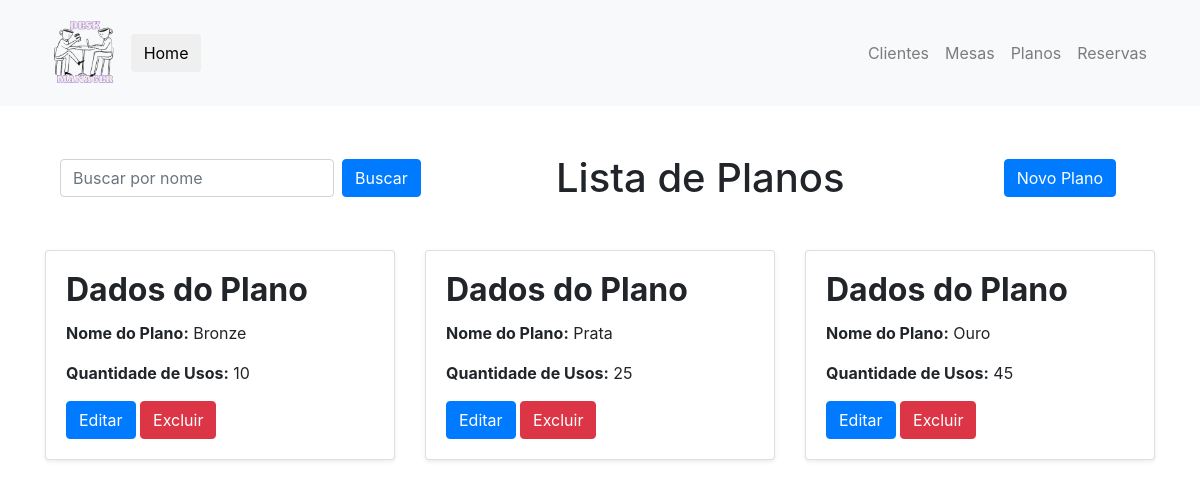
Before: /tipos_planos with the older database file.
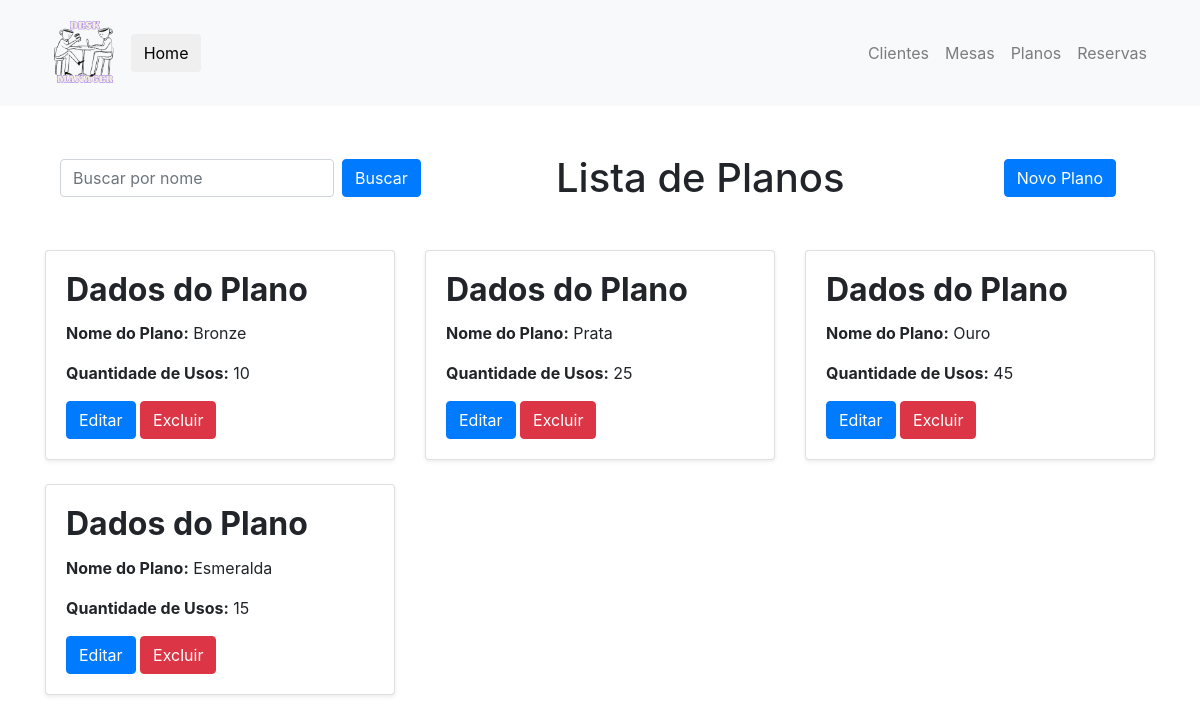
After: the same page with the newer database file.
### desk_manager/models.py (models this page shows, shortened)
class PlanoDeUso(db.Model):
    __tablename__ = 'plano'
    id: so.Mapped[str] = so.mapped_column(sa.String, primary_key=True, default=generate_hex_id)
    nome_do_plano: so.Mapped[str] = so.mapped_column(sa.String, nullable=False)
    quantidade_de_usos: so.Mapped[int] = so.mapped_column(sa.Integer, nullable=False)
    clientes: so.Mapped[list["Cliente"]] = so.relationship("Cliente", back_populates="plano")
    def to_dict(self):
        return {
            'id': self.id,
            'nome_do_plano': self.nome_do_plano,
            'quantidade_de_usos': self.quantidade_de_usos
        }
    @classmethod
    def buscar_todos_planos(cls):
        return cls.query.all()

### desk_manager/routes/planos.py (the view)
@PLANO.route('/tipos_planos')
def lista_planos():
    planos = PlanoDeUso.buscar_todos_planos()
    planos_dict = [plano.to_dict() for plano in planos]
    return render_template('lista_planos.html', planos=planos_dict, plano_escolhido=None)

### desk_manager/templates/lista_planos.html (shortened to what this page needs)
{% extends "base.html" %}
{% block body %}
<div class="container my-5">
    <div class="d-flex justify-content-between align-items-center mb-5">
        <form id="buscarPlanoForm" action="" method="GET" class="form-inline justify-content-center" onsubmit="buscarPlano(event)">
            <input type="text" id="nome_do_planoInput" class="form-control mr-2" placeholder="Buscar por nome" required>
            <button type="submit" class="btn btn-primary">Buscar</button>
        </form>
        <h1 class="display-5 text-center my-0 offset-mr-1">Lista de Planos</h1>
        <form action="{{ url_for('plano.cadastrar_plano') }}" method="GET" class="mx-4">
            <button type="submit" class="btn btn-primary">Novo Plano</button>
        </form>
    </div>
</div>
    <div class="row">
        {% if plano_escolhido %}
            <div class="col-md-6 offset-md-3">
                <h2 class="card-title"><strong>Plano encontrado!</strong></h2>
                <div class="card shadow-sm">
                    <div class="card-body">
                        <h2 class="card-title"><strong>Dados do Plano</strong></h2>
                        <p class="card-text"><strong>Nome do Plano:</strong> {{ plano_escolhido["nome_do_plano"] }}</p>
                        <p class="card-text"><strong>Quantidade de Usos:</strong> {{ plano_escolhido["quantidade_de_usos"] }}</p>
                        <a href="/editar_plano" class="btn btn-primary">Editar</a>
                        <form action="/cadastrar_plano" method="POST" style="display:inline;">
                            <button type="submit" class="btn btn-danger">Excluir</button>
                        </form>
                    </div>
                </div>
            </div>
        {% elif planos %}
            {% for plano in planos %}
            <div class="col-md-6 col-lg-4 mb-4">
                <div class="card shadow-sm">
                    <div class="card-body">
                        <h2 class="card-title"><strong>Dados do Plano</strong></h2>
                        <p class="card-text"><strong>Nome do Plano:</strong> {{ plano["nome_do_plano"] }}</p>
                        <p class="card-text"><strong>Quantidade de Usos:</strong> {{ plano["quantidade_de_usos"] }}</p>
                        <a href="{{ url_for('plano.editar_plano', plano_id=plano.id) }}" class="btn btn-primary">Editar</a>
                        <form action="{{ url_for('plano.excluir_plano', plano_id=plano.id) }}" method="POST" style="display:inline;">
                            <button type="submit" class="btn btn-danger">Excluir</button>
                        </form>
                    </div>
                </div>
            </div>
            {% endfor %}
        {% else %}
            <div class="col-12">
                <p class="text-center">Não há planos cadastrados.</p>
            </div>
        {% endif %}
    </div>
</div>
{% endblock %}

Changed rows visible on the page:
added PlanoDeUso: nome_do_plano "Esmeralda", quantidade_de_usos "15"
